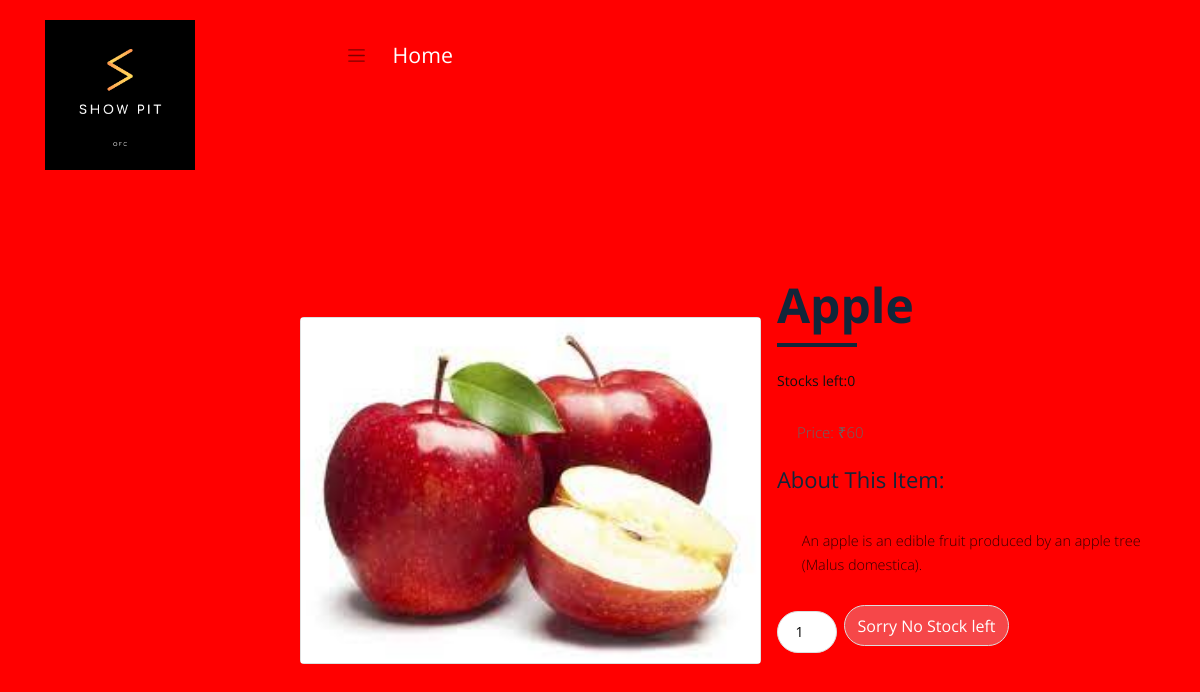
The app's page /fruits/apple/ with its own data.
### shop/models.py (models this page shows, shortened)
class Products(models.Model):
    name = models.CharField(max_length=150, unique=True)
    slug = models.SlugField(max_length=250, unique=True)
    desc = models.CharField(max_length=500)
    img = models.ImageField(upload_to='product_images')
    stock = models.IntegerField()
    available = models.BooleanField()
    price = models.IntegerField()
    cat = models.ForeignKey(Category, on_delete=models.CASCADE)
    class Meta:
        ordering = ('name',)
        verbose_name = 'product'
        verbose_name_plural = 'products'

### shop/views.py (the view)
# urls.py: path('<slug:c_slug>/<slug:product_slug>/',views.pd,name='product'),
def pd(request, c_slug, product_slug):
    try:
        prod = Products.objects.get(cat__slug=c_slug, slug=product_slug)
    except Exception as e:
        raise e
    return render(request, 'product.html', {'pr': prod})

### cart/context_processor.py (called while the page is built)
def count(request):
    item_count=0
    if 'admin' in request.path:
        return {}
    else:
        try:
            ct=cart.objects.filter(cart_id=c_id(request))
            cti=catitems.objects.all().filter(cart=ct[ :1])
            for c in cti:
                item_count+=c.quan
        except cart.DoesNotExist:
            item_count=0
        return dict(itc=item_count)

### cart/views.py (called while the page is built)
def c_id(request):
    ct_id = request.session.session_key
    if not ct_id:
        ct_id = request.session.create()
    return ct_id

### templates/product.html (shortened to what this page needs)
{% load static %}
{% block content %}
<head>
  <link rel="stylesheet" href="https://maxcdn.bootstrapcdn.com/bootstrap/4.0.0/css/bootstrap.min.css">
      <link rel="stylesheet" href="{% static 'resources/css/bootstrap.min.css' %}">
      <link rel="stylesheet" href="{% static 'resources/css/style.css' %}">
      <link rel="stylesheet" href="{% static 'resources/css/responsive.css' %}">
      <link rel="stylesheet" href="css/jquery.mCustomScrollbar.min.css">
      <link rel="stylesheet" href="https://netdna.bootstrapcdn.com/font-awesome/4.0.3/css/font-awesome.css">
      <link rel="stylesheet" href="css/owl.carousel.min.css">
      <link rel="stylesheet" href="css/owl.theme.default.min.css">
      <link rel="stylesheet" href="https://cdnjs.cloudflare.com/ajax/libs/fancybox/2.1.5/jquery.fancybox.min.css" media="screen">
</head>
<body style="background-color:red;">
<div class="header_section">
		<div class="container">
			<div class="row">
				<div class="col-sm-3">
					<div class="logo" style="color:#ffffff;"><img src="{% static 'resources/images/showpit.png' %}" href="/" style="width:150px" ></div>
				</div>
				<div class="col-sm-9">
					<nav class="navbar navbar-expand-lg navbar-light bg-light">
                        <span class="navbar-toggler-icon"></span>
                    <div>
                        <div class="navbar-nav">
                           <a class="nav-item nav-link" href="/">Home</a>
                        </div>
                    </div>
                    </nav>
<div class="row">
  <div class="row">
    <div class = "card-wrapper">
      <div class = "card">
        <div class = "product-imgs">
          <div class = "img-display">
            <div class = "img-showcase">
              <img src = "{{pr.img.url}}" alt = "shoe image" style="width:600px">
            </div>
          </div>
          </div>
        </div>
        <div class = "product-content">
          <h2 class = "product-title">{{pr.name}}</h2>
          <div class = "product-rating">
            <h5>Stocks left:{{pr.stock}}</h5>
          </div>
          <div class = "product-price">
            <p class = "new-price">Price: ₹{{pr.price}}</p>
          </div>
          <div class = "product-detail">
            <h2>about this item: </h2>
            <p style="color:black">{{pr.desc}}</p>
          </div>
          <div class = "purchase-info">
            <input type = "number" min = "0" value = "1">
              {% if pr.stock <= 0 %}
              <button type = "button" class = "btn">Sorry No Stock left</button>
              {% else %}
                <a href="{% url 'addcart' pr.id %}"><button type = "button" class = "btn">Add to Cart <i class = "fas fa-shopping-cart"></i></a>
            {% endif %}
          </div>
        </div>
      </div>
    </div>
  </div>
                    {% endblock %}</div></div></div></div>

### static/resources/css/style.css (style rules this page uses)
* { box-sizing: border-box !important; transition: ease all 0.5s; }
body { color: #666666; font-size: 14px; font-family: Poppins; line-height: 1.80857; font-weight: normal; overflow-x: hidden; }
a { color: #1f1f1f; text-decoration: none !important; outline: none !important; -webkit-transition: all .3s ease-in-out; -moz-transition: all .3s ease-in-out; -ms-transition: all .3s ease-in-out; -o-transition: all .3s ease-in-out; transition: all .3s ease-in-out; }
h1, h2, h3, h4, h5, h6 { letter-spacing: 0; font-weight: normal; position: relative; padding: 0 0 10px 0; font-weight: normal; line-height: normal; color: #111111; margin: 0 }
h2 { font-size: 22px }
h5 { font-size: 14px }
*, *::after, *::before { -webkit-box-sizing: border-box; -moz-box-sizing: border-box; box-sizing: border-box; }
p { margin: 20px; font-weight: 300; font-size: 15px; line-height: 24px; }
a { color: #222222; text-decoration: none; outline: none !important; }
a, .btn { text-decoration: none !important; outline: none !important; -webkit-transition: all .3s ease-in-out; -moz-transition: all .3s ease-in-out; -ms-transition: all .3s ease-in-out; -o-transition: all .3s ease-in-out; transition: all .3s ease-in-out; }
img { max-width: 100%; height: auto; }
button { border: 0; margin: 0; padding: 0; cursor: pointer; }
.header_section { width: 100%; float: left; height: auto; padding: 20px 0px; background-size: 100%; background-repeat: no-repeat; }
.bg-light { background-color: transparent !important; }
.navbar-light .navbar-nav .nav-link { color: #fff; font-size: 16pt; }
.navbar-expand-lg .navbar-nav .nav-link { padding-right: 0.9rem; padding-left: 1.6rem; }
body { width:100%; height:100%; }
.carousel-inner,.carousel,.carousel-item,.container,.fill { height:100%; width:100%; background-position:center center; background-size:cover; }

### templates/product.html (style rules this page uses)
* { box-sizing: border-box; padding: 0; margin: 0; font-family: 'Open Sans', sans-serif; }
body { line-height: 1.5; }
.card-wrapper { max-width: 1100px; margin: 0 auto; }
img { width: 100%; display: block; }
.img-display { overflow: hidden; }
.img-showcase { display: flex; width: 100%; transition: all 0.5s ease; }
.img-showcase img { min-width: 100%; }
.product-content { padding: 2rem 1rem; }
.product-title { font-size: 3rem; text-transform: capitalize; font-weight: 700; position: relative; color: #12263a; margin: 1rem 0; }
.product-title::after { content: ""; position: absolute; left: 0; bottom: 0; height: 4px; width: 80px; background: #12263a; }
.product-rating { color: #ffc107; }
.product-price { margin: 1rem 0; font-size: 1rem; font-weight: 700; }
.product-detail h2 { text-transform: capitalize; color: #12263a; padding-bottom: 0.6rem; }
.product-detail p { font-size: 0.9rem; padding: 0.3rem; opacity: 0.8; }
.purchase-info { margin: 1.5rem 0; }
.purchase-info input, .purchase-info .btn { border: 1.5px solid #ddd; border-radius: 25px; text-align: center; padding: 0.45rem 0.8rem; outline: 0; margin-right: 0.2rem; margin-bottom: 1rem; }
.purchase-info input { width: 60px; }
.purchase-info .btn { cursor: pointer; color: #fff; }
.purchase-info .btn:first-of-type { background: #256eff; }
.purchase-info .btn:last-of-type { background: #f64749; }
@media screen and (min-width: 992px) { .card { display: grid; grid-template-columns: repeat(2, 1fr); grid-gap: 1.5rem; } }
@media screen and (min-width: 992px) { .card-wrapper { height: 100vh; display: flex; justify-content: center; align-items: center; } }
@media screen and (min-width: 992px) { .product-imgs { display: flex; flex-direction: column; justify-content: center; } }
@media screen and (min-width: 992px) { .product-content { padding-top: 0; } }

### records on screen
Products: img (picture), name "Apple", stock "0", price "60", desc "An apple is an edible fruit produced by an apple tree (Malus domestica)."
